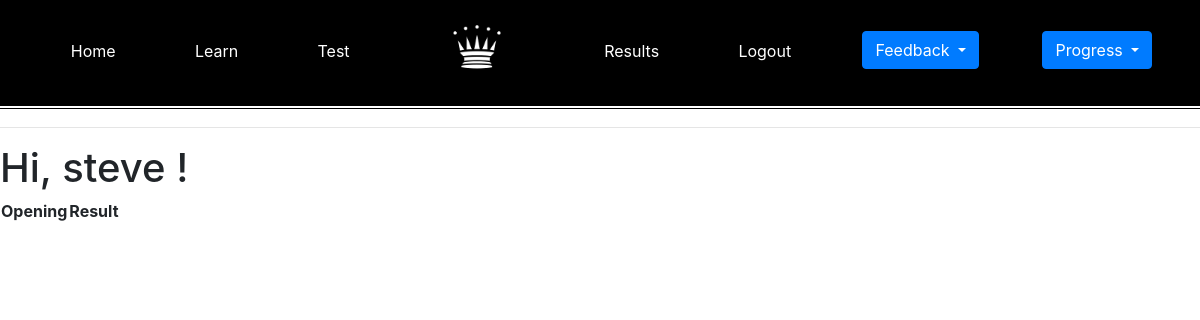
Before: /results (signed in) with the older database file.
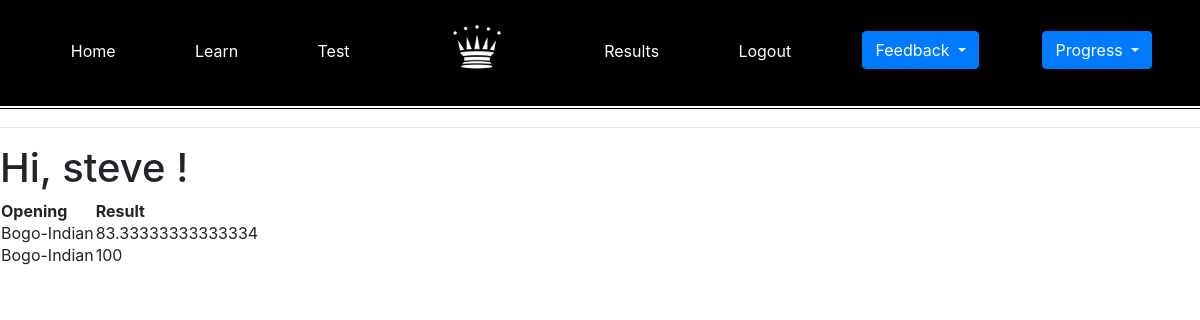
After: the same page with the newer database file.
### app/models.py (models this page shows, shortened)
class User(UserMixin, db.Model):
    id = db.Column(db.Integer, primary_key=True)
    username = db.Column(db.String(64), index=True, unique=True)
    email = db.Column(db.String(120), index=True, unique=True)
    password_hash = db.Column(db.String(128))
    posts = db.relationship('Post', backref='author', lazy='dynamic')
    results = db.relationship('Results', backref = 'student', lazy = 'dynamic')

class Results(db.Model):
    id = db.Column(db.Integer, primary_key=True)
    opening = db.Column(db.String(140))
    result =db.Column(db.Integer)
    incorrect = db.Column(db.ARRAY(db.String(140)))
    passed = db.Column(db.Boolean)
    timestamp = db.Column(db.DateTime, index=True, default=datetime.utcnow)
    user_id = db.Column(db.Integer, db.ForeignKey('user.id'))

### app/routes.py (the view)
@app.route('/results', methods=['GET', 'POST'])
@login_required
def results():
    u = User.query.get(current_user.id)
    return render_template('results.html', title='results', query = u.results.all())

### app/models.py (called while the page is built)
@login.user_loader
def load_user(id):
    return User.query.get(int(id))

### app/templates/results.html (shortened to what this page needs)
{% extends "base.html" %}
{% block content %}
<h1>Hi, {{current_user.username}} ! </h1>
<table>
<tr>
    <th>Opening</th>
    <th>Result</th>
</tr>
{% for r in query %}
<tr>
    <td>
        {{r.opening}}
    </td>
    <td>
        {{r.result}}
    </td>
</tr>
{% endfor %}
</table>
{% endblock %}

### app/templates/base.html (shortened to what this page needs)
<html>
    <head>
        <link rel="stylesheet" href="https://maxcdn.bootstrapcdn.com/bootstrap/4.5.2/css/bootstrap.min.css">
  </head>
  <body>
    <nav class="navbar navbar-expand-sm justify-content-center" style="background-color: black; padding-left: 2.6%; border-bottom: 5px white double; padding-bottom: 2%;">
      <ul class="navbar-nav nav-fill w-100">
        <li class="nav-item" style="padding-top: 2%;">
          <a class="nav-link" href="{{ url_for('index') }}">Home</a>
        </li>
        <li class="nav-item" style="padding-top: 2%;">
          <a class="nav-link" href="{{ url_for('learn') }}">Learn</a>
        </li>
        <li class="nav-item" style="padding-top: 2%;">
          <a class="nav-link" href="{{ url_for('Test') }}">Test</a>
        </li>
        <a class="navbar-brand mx-auto" href="#" style="padding-left: 5%; padding-right: 5%; padding-top: 0.75%;">
          <img src="static/img/chesspieces/wikipedia/wQ.png" alt="logo" style="width:60px;">
        </a>
        <li class="nav-item" style="padding-top: 2%;">
          <a class="nav-link" href="{{ url_for('results') }}">Results</a>
        </li>
        <li class="nav-item" style="padding-top: 2%;">
          <a class="nav-link" href="{{ url_for('logout') }}">Logout</a>
        </li>
        <li class="nav-item dropdown" style="padding-top: 2%;">
          <button type="button" class="btn btn-primary dropdown-toggle" data-toggle="dropdown">
            Feedback
          </button>
        </li>
        <li class="nav-item dropdown" style="padding-top: 2%;">
          <button type="button" class="btn btn-primary dropdown-toggle" data-toggle="dropdown">
            Progress
          </button>
        </li>
      </ul>
    </nav>
        <hr>
        {% block content %}{% endblock %}
    </body>
</html>

### app/templates/base.html (style rules this page uses)
.nav-link { color: white; }

Changed rows visible on the page:
added Results: opening "Bogo-Indian", result "83.33333333333334"
added Results: opening "Bogo-Indian", result "100"
